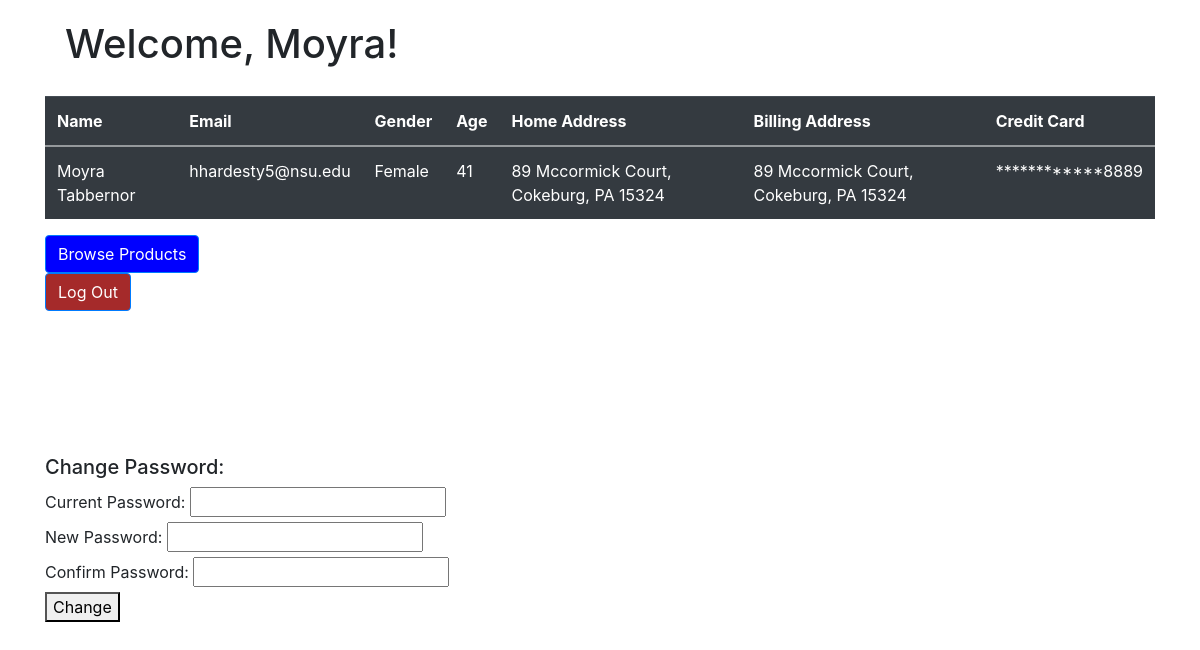
/userinfo.html (signed in), run on the app's committed database.
### tables this page shows
CREATE TABLE "Buyers" (
"email" TEXT,
  "first_name" TEXT,
  "last_name" TEXT,
  "gender" TEXT,
  "age" INTEGER,
  "home_address_id" TEXT,
  "billing_address_id" TEXT
);

CREATE TABLE "Address" (
"address_id" TEXT,
  "zipcode" INTEGER,
  "street_num" INTEGER,
  "street_name" TEXT
);

CREATE TABLE "Zipcode_info" (
"zipcode" INTEGER,
  "city" TEXT,
  "state_id" TEXT,
  "population" REAL,
  "density" REAL,
  "county_name" TEXT,
  "timezone" TEXT
);

CREATE TABLE "Credit_Cards" (
"credit_card_num" TEXT,
  "card_code" INTEGER,
  "expire_month" INTEGER,
  "expire_year" INTEGER,
  "card_type" TEXT,
  "Owner_email" TEXT
);

### app.py (the view)
@app.route('/userinfo.html', methods=['GET','POST'])
def uinfo():
    email = session['Email']
    result = getInfo(email)
    if request.method == 'GET':
        return render_template('userinfo.html', result=result, seller=isSeller(email))
    else:
        r = changePassword(email, request.form['Password'], request.form['P1'], request.form['P2'])
        return render_template('userinfo.html', result=result, res = r, seller=isSeller(email))

### app.py (called while the page is built)
def isSeller(email):
    con = sql.connect('database.db')
    cur = con.cursor()
    cur.execute("SELECT * FROM Sellers S WHERE S.email = ?",(email,))
    r = cur.fetchall()
    if len(r) > 0:
        return True
    else:
        return False

### templates/userinfo.html (shortened to what this page needs)
<!DOCTYPE html>
<html lang="en" dir="ltr">
<head>
    <link rel="stylesheet" href="https://stackpath.bootstrapcdn.com/bootstrap/4.4.1/css/bootstrap.min.css"
>
</head>
<body>
<div class="container-sm">
    <div class="card-body">
        <h1 style="size: 1">Welcome, {{ result[0][0] }}!</h1>
    </div>
    <div class="table-body">
        <table class="table table-dark">
            <tr>
                <th scope="col">Name</th>
                <th scope="col">Email</th>
                <th scope="col">Gender</th>
                <th scope="col">Age</th>
                <th scope="col">Home Address</th>
                <th scope="col">Billing Address</th>
                <th scope="col">Credit Card</th>
            </tr>
            <tbody>
                <tr>
                    <td> {{ result[0][0] ~ " " ~ result[0][1] }} </td>
                    <td> {{ result[0][2] }} </td>
                    <td> {{ result[0][3] }} </td>
                    <td> {{ result[0][4] }} </td>
                    <td> {{ result[0][5][0] ~ " " ~ result[0][5][1] ~ ", " ~ result[0][5][2] ~ ", "  ~ result[0][5][3] ~ " " ~ result[0][5][4]}} </td>
                    <td> {{ result[0][6][0] ~ " " ~ result[0][6][1] ~ ", " ~ result[0][6][2] ~ ", "  ~ result[0][6][3] ~ " " ~ result[0][6][4]}} </td>
                    <td> {{ "************" ~ result[0][7][15:] }} </td>
                </tr>
            </tbody>
        </table>
    </div>
    <div>
        <form id="browse" method="GET" action="listings.html">
            <button type="submit" style="background-color: blue" class="btn btn-primary">Browse Products</button>
        </form>
        <form id="browse" method="GET" action="/">
            <button type="submit" style="background-color: brown" class="btn btn-primary">Log Out</button>
        </form>
    </div>
    <div>
    <h5><br><br><br><br><br><br>Change Password:</h5>
    <form method="POST">
        <div class="Password">
            <label for="Password">Current Password:</label>
            <input type="password" name="Password" required>
        </div>
        <div class="P1">
            <label for="P1">New Password:</label>
            <input type="password" name="P1" required>
        </div>
        <div class="P2">
            <label for="P2">Confirm Password:</label>
            <input type="password" name="P2" required>
        </div>
        <button type="submit">Change</button>
    </form>
    </div>
</div>
</body>
</html>

### data on the page
Buyers: first_name "Moyra", first_name+last_name "Moyra Tabbernor", email "hhardesty5@nsu.edu", gender "Female"
Address: street_num+street_name "89 Mccormick Court, Cokeburg, PA 15324"
Credit_Cards: credit_card_num "************8889"

### other printed values
{{ result[0][4] }} "41"
